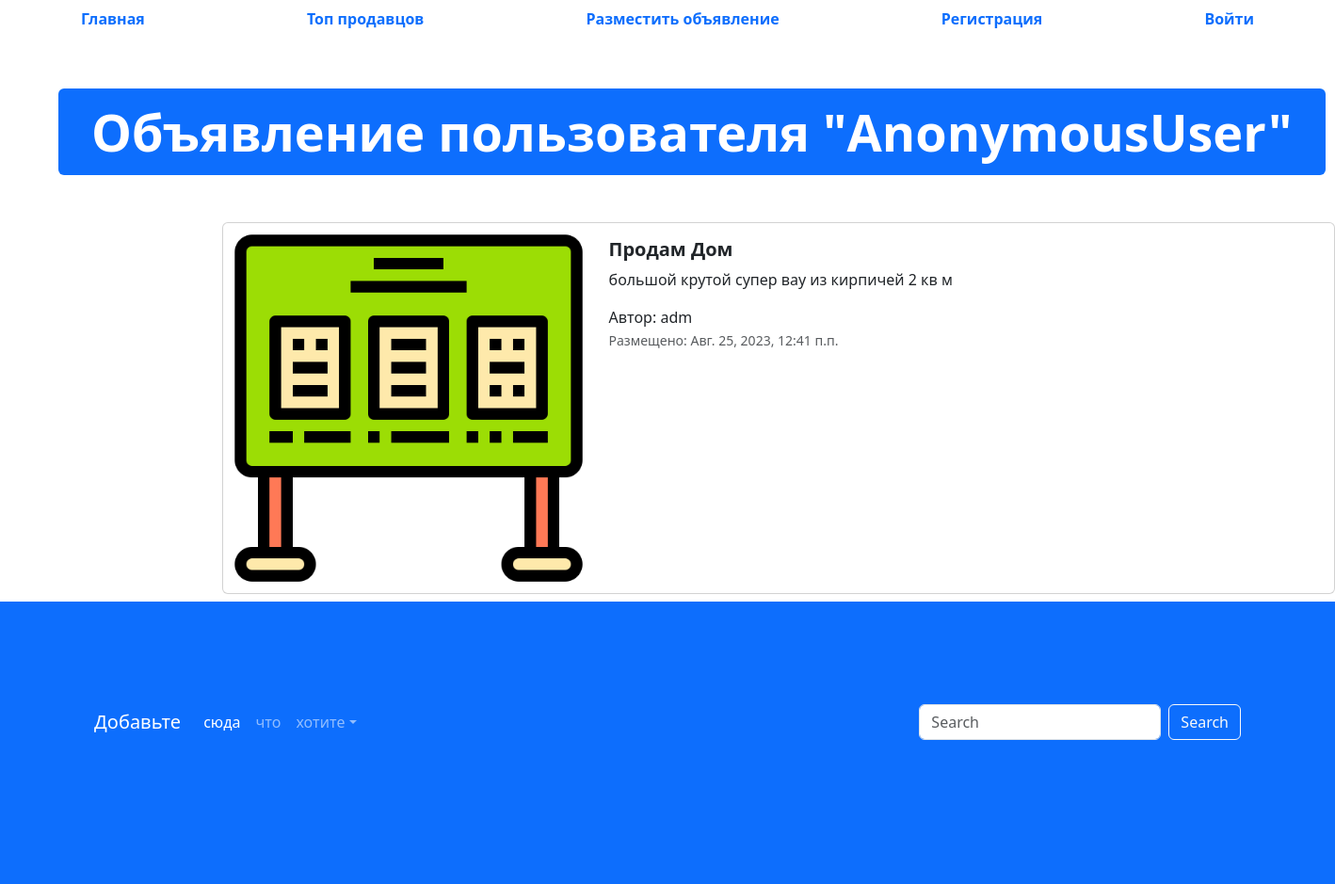
Screenshot of /advertisement/6 with the database file from the repository.
### app_advertisement/models.py (models this page shows, shortened)
class Advertisement(models.Model):
    title = models.CharField(
        max_length=80,
        verbose_name="Название"
    )
    description = models.TextField(
        verbose_name="Описание"
    )
    price = models.DecimalField(
        max_digits=10,
        decimal_places=2,
        verbose_name="Цена"
    )
    auction = models.BooleanField(
        verbose_name="Торг",
        default=False
    )
    created_at = models.DateTimeField(
        auto_now_add=True,
        verbose_name="Дата публикации"
    )
    updated_at = models.DateTimeField(
        auto_now=True,
        verbose_name="Дата редактирования"
    )
    user = models.ForeignKey(
        User,
        verbose_name="Пользователь",
        on_delete=models.CASCADE
    )
    image = models.ImageField(
        verbose_name="Изображение",
        upload_to="advertisements/",
        null = True,
        blank = True
    )
    class Meta:
        db_table = "advertisement"

### app_advertisement/views.py (the view)
# urls.py: path("advertisement/<int:pk>", advertisement_view, name="advert"),
def advertisement_view(request, pk):
    advertisement = Advertisement.objects.get(pk=pk)
    context = {
        "adv": advertisement,
    }
    return render(request, "app_advertisement/advertisement.html", context)

### templates/app_advertisement/advertisement.html (shortened to what this page needs)
{% extends 'base.html' %}
{% load static %}
{% block content%}
<ul class="nav nav-pills sticky-top bg-white nav-fill">
  <li class="nav-item">
    <a class="nav-link" aria-current="page" href="{% url 'main-page' %}">
      <span style="font-weight: bold;">Главная</span>
    </a>
  </li>
  <li class="nav-item">
    <a class="nav-link" href="{% url 'top-sellers' %}"><span style="font-weight: bold;">Топ продавцов</span>
    </a>
  </li>
  <li class="nav-item">
    <a class="nav-link" href="{% url 'adv-post' %}">
      <span style="font-weight: bold;">Разместить объявление</span>
    </a>
  </li>
  {% if user.is_authenticated %}
  <li class="nav-item">
    <a class="nav-link" href="{% url 'profile' %}">
      <span style="font-weight: bold;">Профиль</span>
    </a>
  </li>
  <li class="nav-item">
    <a class="nav-link" href="{% url 'logout' %}">
      <span style="font-weight: bold;">Выйти</span>
    </a>
  </li>
  {% else %}
  <li class="nav-item">
    <a class="nav-link" href="{% url 'register' %}">
      <span style="font-weight: bold;">Регистрация</span>
    </a>
  </li>
  <li class="nav-item">
    <a class="nav-link" href="{% url 'login' %}">
      <span style="font-weight: bold;">Войти</span>
    </a>
  </li>
  {% endif %}
</ul>
  <div class="container" style="margin: 50px;">
    <div class="display-2">
      <span class="badge bg-primary">Объявление пользователя "{{ user }}"</span>
    </div>
  </div>
  <div class="col offset-2">
    <div class="card mb-2" style="max-width: 1200px; margin-top: 20px;">
      <div class="row g-0">
        <div class="col-md-4">
          <a href="#" class="nav-link">
            <img src="{% if adv.image %} {{ adv.image }} {% else %} {% static 'img/adv.png' %} {% endif %}" class="img-fluid rounded-start" alt="Card title">
          </a>
        </div>
        <div class="col">
          <div class="card-body">
            <h5 class="card-title">
              <a href="#" class="nav-link"><strong>Продам {{ adv.title }}</strong></a>
            </h5>
            <p class="card-text">
              {{ adv.description }}
            </p>
            <span>Автор: {{ adv.user }}</span>
            <p class="card-text"><small class="text-muted">Размещено: {{ adv.created_at }}</small></p>
          </div>
        </div>
      </div>
    </div>
  </div>
  <footer style="padding: 100px; min-height: 300px;" class="bg-primary">
    <nav class="navbar navbar-expand-sm navbar-dark">
      <a class="navbar-brand" href="#">Добавьте</a>
      <div class="collapse navbar-collapse" id="collapsibleNavId">
        <ul class="navbar-nav me-auto mt-2 mt-lg-0">
          <li class="nav-item">
            <a class="nav-link active" href="#" aria-current="page">сюда</a>
          </li>
          <li class="nav-item">
            <a class="nav-link" href="#">что</a>
          </li>
          <li class="nav-item dropdown">
            <a class="nav-link dropdown-toggle" href="#" id="dropdownId" data-bs-toggle="dropdown" aria-haspopup="true"
              aria-expanded="false">хотите</a>
          </li>
        </ul>
        <form class="d-flex my-2 my-lg-0">
          <input class="form-control me-sm-2" type="text" placeholder="Search">
          <button class="btn btn-outline-light my-2 my-sm-0" type="submit">Search</button>
        </form>
      </div>
    </nav>
  </footer>
{% endblock %}

### rows the page displays
Advertisement: title "Дом", description "большой крутой супер вау из кирпичей 2 кв м", user "adm", created_at "Авг. 25, 2023, 12:41 п.п."

### other values shown
{{ user }} "AnonymousUser"
